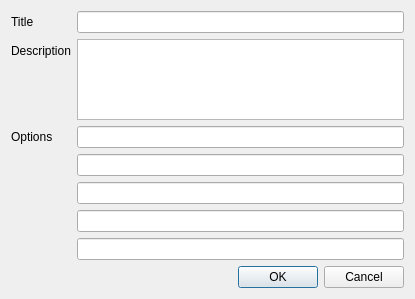
<?xml version="1.0" encoding="UTF-8"?>
<ui version="4.0">
 <class>NewVotingDialog</class>
 <widget class="QDialog" name="NewVotingDialog">
  <property name="windowModality">
   <enum>Qt::WindowModal</enum>
  </property>
  <property name="geometry">
   <rect>
    <x>0</x>
    <y>0</y>
    <width>415</width>
    <height>299</height>
   </rect>
  </property>
  <property name="windowTitle">
   <string>Create a new voting</string>
  </property>
  <layout class="QFormLayout" name="formLayout">
   <item row="0" column="0">
    <widget class="QLabel" name="label">
     <property name="text">
      <string>Title</string>
     </property>
    </widget>
   </item>
   <item row="0" column="1">
    <widget class="QLineEdit" name="titleEdit"/>
   </item>
   <item row="1" column="0">
    <widget class="QLabel" name="label_2">
     <property name="text">
      <string>Description</string>
     </property>
    </widget>
   </item>
   <item row="1" column="1">
    <widget class="QPlainTextEdit" name="descriptionEdit"/>
   </item>
   <item row="2" column="0">
    <widget class="QLabel" name="label_3">
     <property name="text">
      <string>Options</string>
     </property>
    </widget>
   </item>
   <item row="2" column="1">
    <widget class="QLineEdit" name="option1Edit"/>
   </item>
   <item row="3" column="1">
    <widget class="QLineEdit" name="option2Edit"/>
   </item>
   <item row="4" column="1">
    <widget class="QLineEdit" name="option3Edit"/>
   </item>
   <item row="5" column="1">
    <widget class="QLineEdit" name="option4Edit"/>
   </item>
   <item row="6" column="1">
    <widget class="QLineEdit" name="option5Edit"/>
   </item>
   <item row="7" column="0" colspan="2">
    <widget class="QDialogButtonBox" name="buttonBox">
     <property name="orientation">
      <enum>Qt::Horizontal</enum>
     </property>
     <property name="standardButtons">
      <set>QDialogButtonBox::Cancel|QDialogButtonBox::Ok</set>
     </property>
    </widget>
   </item>
  </layout>
 </widget>
 <resources/>
 <connections>
  <connection>
   <sender>buttonBox</sender>
   <signal>accepted()</signal>
   <receiver>NewVotingDialog</receiver>
   <slot>accept()</slot>
   <hints>
    <hint type="sourcelabel">
     <x>248</x>
     <y>254</y>
    </hint>
    <hint type="destinationlabel">
     <x>157</x>
     <y>274</y>
    </hint>
   </hints>
  </connection>
  <connection>
   <sender>buttonBox</sender>
   <signal>rejected()</signal>
   <receiver>NewVotingDialog</receiver>
   <slot>reject()</slot>
   <hints>
    <hint type="sourcelabel">
     <x>316</x>
     <y>260</y>
    </hint>
    <hint type="destinationlabel">
     <x>286</x>
     <y>274</y>
    </hint>
   </hints>
  </connection>
 </connections>
</ui>
